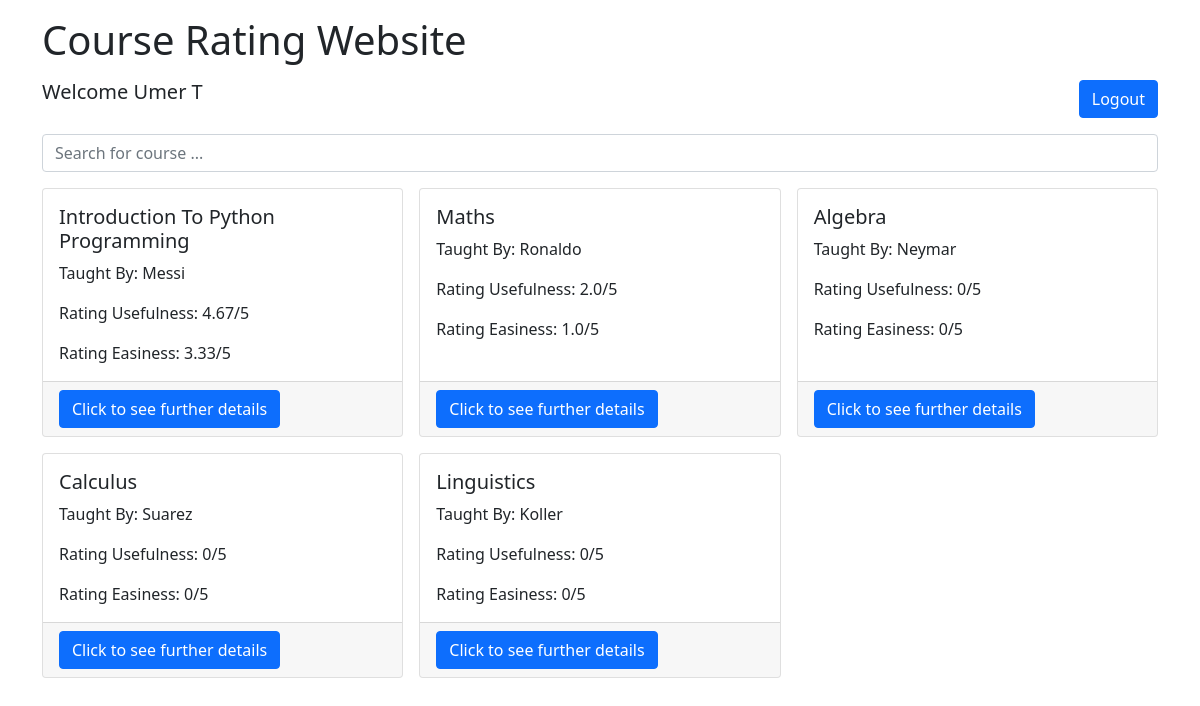
Page / (signed in) on the committed database.
### reviewer/models.py (models this page shows, shortened)
class CustomUser(AbstractUser):
    full_name = models.CharField(max_length=100, help_text='Enter your full name')

class CourseItem(models.Model):
    course_id = models.AutoField(primary_key=True)
    name = models.CharField(max_length=100)
    teacher = models.CharField(max_length=100)
    avg_usefulness_rating = models.FloatField(default=0)
    avg_easiness_rating = models.FloatField(default=0)
    def update_rating(self):
        ratings = Rating.objects.filter(course_item=self)
        usefulness_sum = 0
        easiness_sum = 0
        for rating in ratings:
            usefulness_sum += rating.rating_usefulness
            easiness_sum += rating.rating_easiness
        if len(ratings) == 0:
            self.avg_usefulness_rating = 0
            self.avg_easiness_rating = 0
        else:
            self.avg_usefulness_rating = usefulness_sum / len(ratings)
            self.avg_easiness_rating = easiness_sum / len(ratings)
        self.save()

### reviewer/views.py (the view)
# urls.py: path('', views.course_list, name='course_list'),
def course_list(request):
    if request.method == 'GET':
        courses = CourseItem.objects.all()
        for course in courses:
            course.update_rating()
            course.avg_usefulness_rating = round(course.avg_usefulness_rating, 2)
            course.avg_easiness_rating = round(course.avg_easiness_rating, 2)
        context = {'courses': courses}
    return render(request, 'reviewer/homepage.html', context)

### reviewer/templates/reviewer/homepage.html (shortened to what this page needs)
{% load static %}
<!DOCTYPE html>
<html lang="en">
    <head>
        <link href="https://cdn.jsdelivr.net/npm/bootstrap@5.1.3/dist/css/bootstrap.min.css" rel="stylesheet">
    </head>
    <body>
        <div class="container my-3">
            <div class="header my-3">
                <h1>Course Rating Website</h1>
            </div>
            <div class="row my-3 justify-content-between">
                <div class="col-auto">
                    {% if not user.is_authenticated %}
                        <h5>Welcome Guest</h5>
                    {% else %}
                        <h5>Welcome {{ request.user.full_name }}</h5>
                    {% endif %}
                </div>
                <div class="col-auto">
                    {% if not user.is_authenticated %}
                        <button type="button" class="btn btn-primary" data-bs-toggle="modal" data-bs-target="#signInModal">Sign in</button>
                        <button type="button" class="btn btn-secondary" data-bs-toggle="modal" data-bs-target="#signUpModal">Sign up</button>
                    {% else %}
                        <button type="button" class="btn btn-primary" data-bs-toggle="modal" data-bs-target="#logoutModal"> Logout </button>
                    {% endif %}
                </div>
            </div>
            <div class="search-bar row my-3">
                <div class="col-12">
                    <input type="search" id="searchInput" class="form-control" placeholder="Search for course ...">
                </div>
            </div>
            <div class="row row-cols-3 row-cols-md-3 g-3">
                {% for course in courses %}
                    <div class="col" data-course-name="{{ course.name | lower }}">
                        <div class="card h-100">
                            <div class="card-body">
                                <h5 class="card-title">{{ course.name }}</h5>
                                <p class="card-text">Taught By: {{ course.teacher }}</p>
                                <p class="card-text">Rating Usefulness: {{ course.avg_usefulness_rating }}/5</p>
                                <p class="card-text">Rating Easiness: {{ course.avg_easiness_rating }}/5</p>
                            </div>
                            <div class="card-footer">
                                <a href="{% url 'course_detail' course_id=course.course_id %}" class="btn btn-primary">Click to see further details</a>
                            </div>
                        </div>
                    </div>
                {% endfor %}
            </div>
        </div>
    </body>
</html>

### rows in the picture
CustomUser: user.full_name "Umer T"
CourseItem: name "Introduction To Python Programming", teacher "Messi", avg_usefulness_rating "4.67", avg_easiness_rating "3.33"
CourseItem: name "Maths", teacher "Ronaldo", avg_usefulness_rating "2.0", avg_easiness_rating "1.0"
CourseItem: name "Algebra", teacher "Neymar", avg_usefulness_rating "0", avg_easiness_rating "0"
CourseItem: name "Calculus", teacher "Suarez", avg_usefulness_rating "0", avg_easiness_rating "0"
CourseItem: name "Linguistics", teacher "Koller", avg_usefulness_rating "0", avg_easiness_rating "0"
